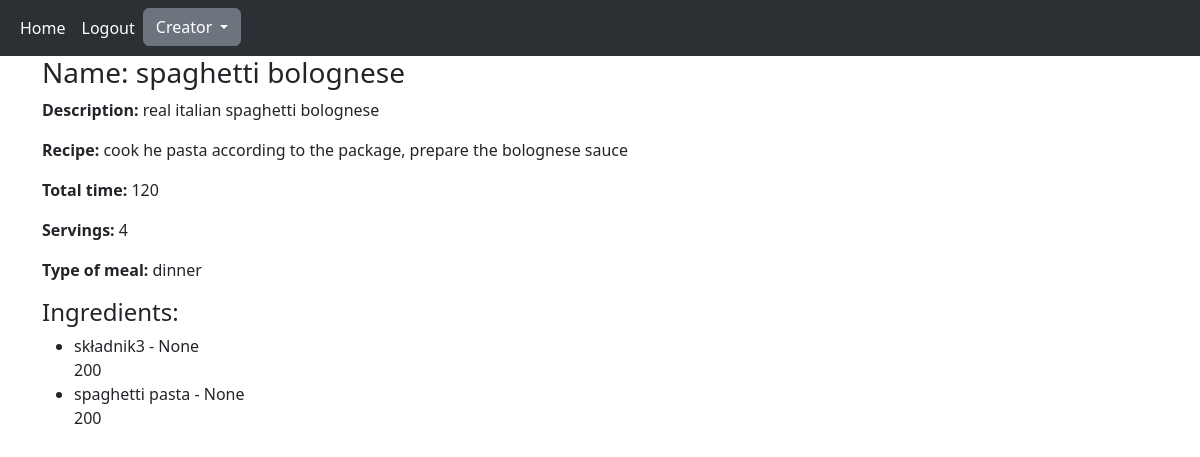
The app's page /mealdetail/4/ (signed in) with its own data.
### Dish_Helper_app/models.py (models this page shows, shortened)
class Meal(models.Model):
    name = models.CharField(max_length=128, unique=True)
    description = models.TextField(null=True)
    recipe = models.TextField(null=True)
    total_time = models.PositiveIntegerField(null=True)
    servings = models.PositiveSmallIntegerField(null=True)
    measurement = models.ManyToManyField('Ingredient', through='IngredientMeasurement')

class TypeOfMeal(models.Model):
    CHOICES = [
        (0, 'breakfast & brunch'),
        (1, 'lunch'),
        (2, 'dinner'),
        (3, 'appetizers & snacks'),
        (4, 'cocktails'),
    ]
    type_of_meal = models.IntegerField(choices=CHOICES)
    meal = models.ForeignKey(Meal, on_delete=models.CASCADE, null=True)

class Ingredient(models.Model):
    name = models.CharField(max_length=128, unique=True)
    calories = models.PositiveSmallIntegerField(null=True)
    fat = models.PositiveSmallIntegerField(null=True)
    carbs = models.PositiveSmallIntegerField(null=True)
    protein = models.PositiveSmallIntegerField(null=True)

class IngredientMeasurement(models.Model):
    weight = models.PositiveSmallIntegerField(null=True)
    ingredient_id = models.ForeignKey(Ingredient, on_delete=models.CASCADE, null=True)
    meal_id = models.ForeignKey(Meal, on_delete=models.CASCADE, null=True)

### Dish_Helper_app/views.py (the view)
# urls.py: path('mealdetail/<int:id>/', MealDetailView.as_view(), name='mealdetail'),
class MealDetailView(LoginRequiredMixin, View):
    def get(self, request, id):
        meal_id = int(id)
        meal = get_object_or_404(Meal, id=meal_id)
        type = TypeOfMeal.objects.filter(meal=meal).first()
        ingredients = Ingredient.objects.filter(meal=meal)
        measure = IngredientMeasurement.objects.filter(meal_id=meal)
        context = {
            'meal': meal,
            'type': type,
            'ingredients': ingredients,
            'measure': measure
        }
        return render(request, 'templates/Dish_Helper_app/meal_detail.html', context)

### templates/Dish_Helper_app/meal_detail.html
{% extends 'templates/Dish_Helper_app/base.html' %}
{% block content %}
    <h3>Name: {{ meal.name }}</h3>
    <p><b>Description:</b> {{ meal.description }}</p>
    <p><b>Recipe:</b> {{ meal.recipe }}</p>
    <p><b>Total time:</b> {{ meal.total_time }}</p>
    <p><b>Servings:</b> {{ meal.servings }}</p>
    <p><b>Type of meal:</b> {{ type.get_type_of_meal_display }}</p>
    <h4>Ingredients:</h4>
    <ul>
        {% for ingredient in ingredients %}
            <li>{{ ingredient.name }} -
                {% for measurement in measure %}
                     {{ measurement.weight }}</li>
                {% endfor %}
        {% endfor %}
    </ul>
{% endblock %}

### templates/Dish_Helper_app/base.html (shortened to what this page needs)
<!DOCTYPE html>
<html lang="en">
<head>
    <link href="https://cdn.jsdelivr.net/npm/bootstrap@5.3.0-alpha1/dist/css/bootstrap.min.css" rel="stylesheet">
</head>
<body>
{% include 'templates/Dish_Helper_app/navbar.html' %}
<div class="container">
    {% block content %}
    {%  endblock %}
</div>
</body>
</html>

### templates/Dish_Helper_app/navbar.html (shortened to what this page needs)
<nav class="navbar navbar-expand-lg bg-body-tertiary" data-bs-theme="dark">
  <div class="container-fluid">
    <div class="collapse navbar-collapse" id="navbarSupportedContent">
      <ul class="navbar-nav me-auto mb-2 mb-lg-0">
        <li class="nav-item">
          <a class="nav-link active" aria-current="page" href="{% url 'base' %}">Home</a>
        </li>
          {% if user.is_authenticated %}
              <li class="nav-item">
                <a class="nav-link active" aria-current="page" href="{% url 'logout' %}">Logout</a>
              </li>
          {% endif %}
          {% if user.is_authenticated %}
              <div class="dropdown">
                <button class="btn btn-secondary dropdown-toggle" type="button" data-bs-toggle="dropdown" aria-expanded="false">
                    Creator
                </button>
              </div>
          {% else %}
              <li class="nav-item">
                <a class="nav-link disabled">Disabled</a>
              </li>
          {% endif %}
      </ul>
    </div>
  </div>
</nav>

### records on screen
Meal: name "spaghetti bolognese", description "real italian spaghetti bolognese", recipe "cook he pasta according to the package, prepare the bolognese sauce", total_time "120", servings "4"
TypeOfMeal: type_of_meal "dinner"
Ingredient: name "składnik3"
IngredientMeasurement: weight "None"
IngredientMeasurement: weight "200"
Ingredient: name "spaghetti pasta"
